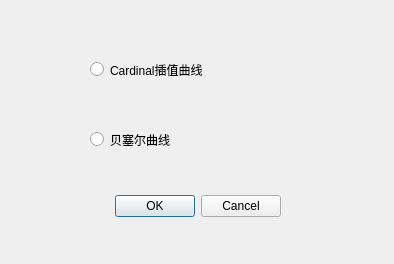
<?xml version="1.0" encoding="UTF-8"?>
<ui version="4.0">
 <class>SetCurve</class>
 <widget class="QDialog" name="SetCurve">
  <property name="geometry">
   <rect>
    <x>0</x>
    <y>0</y>
    <width>394</width>
    <height>264</height>
   </rect>
  </property>
  <property name="windowTitle">
   <string>Dialog</string>
  </property>
  <widget class="QDialogButtonBox" name="buttonBox">
   <property name="geometry">
    <rect>
     <x>80</x>
     <y>190</y>
     <width>201</width>
     <height>32</height>
    </rect>
   </property>
   <property name="orientation">
    <enum>Qt::Horizontal</enum>
   </property>
   <property name="standardButtons">
    <set>QDialogButtonBox::Cancel|QDialogButtonBox::Ok</set>
   </property>
  </widget>
  <widget class="QRadioButton" name="radioButton">
   <property name="geometry">
    <rect>
     <x>90</x>
     <y>60</y>
     <width>161</width>
     <height>19</height>
    </rect>
   </property>
   <property name="text">
    <string>Cardinal插值曲线</string>
   </property>
  </widget>
  <widget class="QRadioButton" name="radioButton_2">
   <property name="geometry">
    <rect>
     <x>90</x>
     <y>130</y>
     <width>115</width>
     <height>19</height>
    </rect>
   </property>
   <property name="text">
    <string>贝塞尔曲线</string>
   </property>
  </widget>
 </widget>
 <resources/>
 <connections>
  <connection>
   <sender>buttonBox</sender>
   <signal>accepted()</signal>
   <receiver>SetCurve</receiver>
   <slot>accept()</slot>
   <hints>
    <hint type="sourcelabel">
     <x>248</x>
     <y>254</y>
    </hint>
    <hint type="destinationlabel">
     <x>157</x>
     <y>274</y>
    </hint>
   </hints>
  </connection>
  <connection>
   <sender>buttonBox</sender>
   <signal>rejected()</signal>
   <receiver>SetCurve</receiver>
   <slot>reject()</slot>
   <hints>
    <hint type="sourcelabel">
     <x>316</x>
     <y>260</y>
    </hint>
    <hint type="destinationlabel">
     <x>286</x>
     <y>274</y>
    </hint>
   </hints>
  </connection>
 </connections>
</ui>
